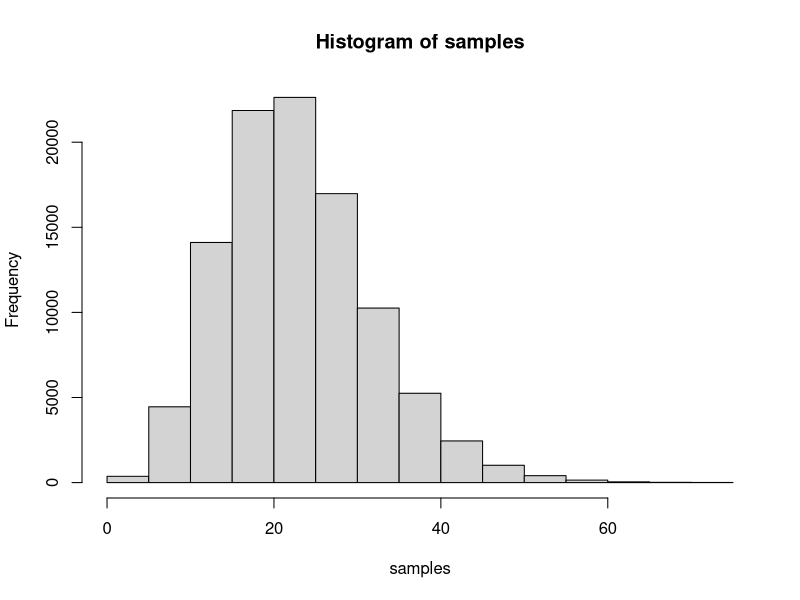
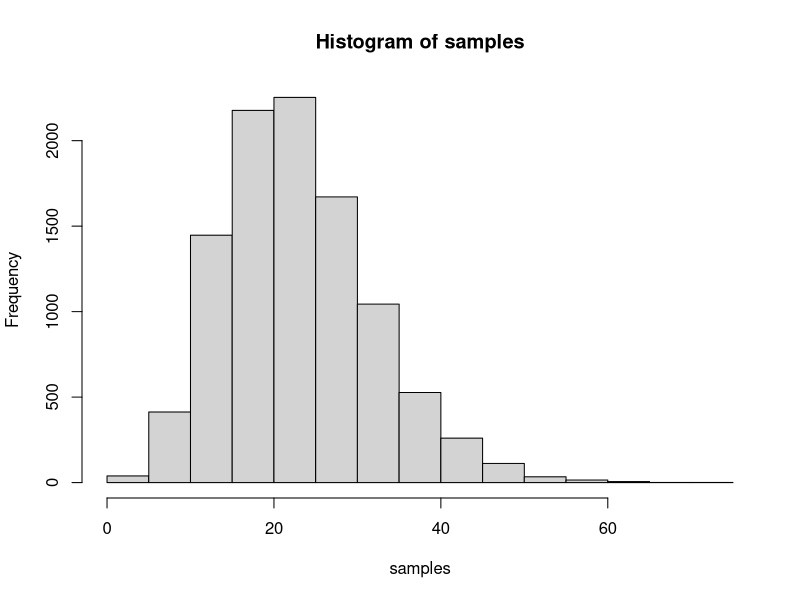

Source code (R) for these figures, in order:
### f(x; n, p) = (x + n - 1)C(x)p^n(1-p)^x
set.seed(191178)

##### 
## Using Inverse Transform
#####

nbinom_inv <- function(r, p) {
    accept <- 0
    U <- runif(1)
    curr <- 0
    sum <- 0

    while (accept == 0) {
        sum <- sum + dnbinom(curr, size = r, prob = p)
        if (U < sum) {
            accept <- 1
            return (curr)
        }
        curr <- curr + 1
    }
}

r <- 10
p <- 0.30

N <- 1e5
samples <- numeric(length = N)

for (i in 1:N) {
    samples[i] = nbinom_inv(r, p)
}

mean(samples)
hist(samples)

###########
### Using Accept-Reject (Geometric Proposal)
###########

fx.mean <- r * (1 - p) / p
p.star <- 1 / (1 + fx.mean)

x <- 0:2e3
fx <- dnbinom(x, size = 10, prob = 0.30)
qx <- dgeom(x, prob = p.star)
max(fx/qx)

nbinom_ar <- function(r, p, p.star, c) {
    accept <- 0
    try <- 0

    while (accept == 0) {
        try <- try + 1
        U <- runif(1)
        prop <- rgeom(1, p.star)

        ratio <- dnbinom(prop, r, p) / (c * dgeom(prop, p.star))

        if (U < ratio) {
            accept <- 1
            return (c(prop, try))
        }

    }
}

N <- 1e4
c <- 8
samples <- numeric(length = N)
n.try <- numeric(length = N)

for (i in 1:N) {
    foo <- nbinom_ar(r, p, p.star, c)
    samples[i] <- foo[1]
    n.try[i] <- foo[2]
}

mean(samples)
mean(n.try)
hist(samples)
